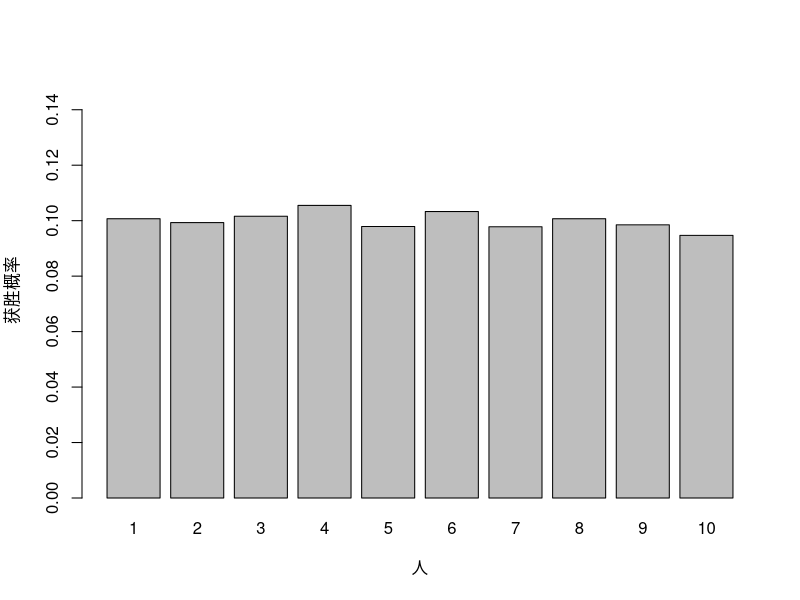

Write R code to recreate this figure.
## ---- chunk 1
print(choose(5, 1) * choose(12, 1) * choose(3, 1))
## ---- chunk 2
n <- 10000
t <- 0
for (i in 1:n) {
    t <- t + sample(c(0, 1), 1)
}
print(t / n)
## ---- chunk 3
same_birth_prob <- function(people) {
    times <- 1000
    same <- 0
    for (i in 1:times) {
        birth <- sample(c(1:365), people, replace = TRUE)
        if (length(birth) != length(unique(birth))) {
            same <- same + 1
        }
    }
    return(same / times)
}
print(same_birth_prob(22))
print(same_birth_prob(30))
print(same_birth_prob(50))
print(same_birth_prob(80))
## ---- chunk 4
people <- 10
times <- 10000
win_times <- c(rep(0, people))
for (i in 1:times) {
    win_person <- which(sample(c(1:10), 10) == 10, arr.ind = TRUE)
    win_times[win_person] <- win_times[win_person] + 1
}
win_prob <- win_times / times
print(win_prob)
barplot( height = win_prob, names.arg = c(1:10),
    xlab = "人", ylab = "获胜概率", ylim = c(0, 0.15))
